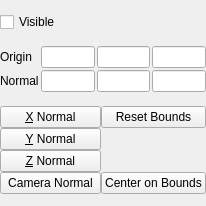
<ui version="4.0" >
 <author></author>
 <comment></comment>
 <exportmacro></exportmacro>
 <class>pqImplicitPlaneWidget</class>
 <widget class="QWidget" name="pqImplicitPlaneWidget" >
  <property name="geometry" >
   <rect>
    <x>0</x>
    <y>0</y>
    <width>206</width>
    <height>206</height>
   </rect>
  </property>
  <property name="windowTitle" >
   <string>Form</string>
  </property>
  <layout class="QVBoxLayout" >
   <property name="margin" >
    <number>0</number>
   </property>
   <property name="spacing" >
    <number>2</number>
   </property>
   <item>
    <widget class="QCheckBox" name="show3DWidget" >
     <property name="text" >
      <string>Visible</string>
     </property>
    </widget>
   </item>
   <item>
    <layout class="QGridLayout" >
     <property name="margin" >
      <number>0</number>
     </property>
     <property name="spacing" >
      <number>2</number>
     </property>
     <item row="1" column="0" >
      <widget class="QLabel" name="label" >
       <property name="text" >
        <string>Normal</string>
       </property>
      </widget>
     </item>
     <item row="1" column="1" >
      <widget class="QLineEdit" name="normalX" />
     </item>
     <item row="0" column="0" >
      <widget class="QLabel" name="label_3" >
       <property name="text" >
        <string>Origin</string>
       </property>
      </widget>
     </item>
     <item row="1" column="3" >
      <widget class="QLineEdit" name="normalZ" />
     </item>
     <item row="0" column="3" >
      <widget class="QLineEdit" name="originZ" />
     </item>
     <item row="0" column="2" >
      <widget class="QLineEdit" name="originY" />
     </item>
     <item row="1" column="2" >
      <widget class="QLineEdit" name="normalY" />
     </item>
     <item row="0" column="1" >
      <widget class="QLineEdit" name="originX" />
     </item>
    </layout>
   </item>
   <item>
    <layout class="QGridLayout" >
     <property name="margin" >
      <number>0</number>
     </property>
     <property name="spacing" >
      <number>0</number>
     </property>
     <item row="0" column="1" >
      <widget class="QPushButton" name="resetBounds" >
       <property name="text" >
        <string>Reset Bounds</string>
       </property>
      </widget>
     </item>
     <item row="3" column="0" >
      <widget class="QPushButton" name="useCameraNormal" >
       <property name="text" >
        <string>Camera Normal</string>
       </property>
      </widget>
     </item>
     <item row="0" column="0" >
      <widget class="QPushButton" name="useXNormal" >
       <property name="text" >
        <string>&amp;X Normal</string>
       </property>
      </widget>
     </item>
     <item row="2" column="0" >
      <widget class="QPushButton" name="useZNormal" >
       <property name="text" >
        <string>&amp;Z Normal</string>
       </property>
      </widget>
     </item>
     <item row="1" column="0" >
      <widget class="QPushButton" name="useYNormal" >
       <property name="text" >
        <string>&amp;Y Normal</string>
       </property>
      </widget>
     </item>
     <item row="3" column="1" >
      <widget class="QPushButton" name="useCenterBounds" >
       <property name="text" >
        <string>Center on Bounds</string>
       </property>
      </widget>
     </item>
    </layout>
   </item>
  </layout>
 </widget>
 <pixmapfunction></pixmapfunction>
 <tabstops>
  <tabstop>show3DWidget</tabstop>
  <tabstop>originX</tabstop>
  <tabstop>originY</tabstop>
  <tabstop>originZ</tabstop>
  <tabstop>normalX</tabstop>
  <tabstop>normalY</tabstop>
  <tabstop>normalZ</tabstop>
  <tabstop>useXNormal</tabstop>
  <tabstop>resetBounds</tabstop>
  <tabstop>useYNormal</tabstop>
  <tabstop>useZNormal</tabstop>
  <tabstop>useCameraNormal</tabstop>
  <tabstop>useCenterBounds</tabstop>
 </tabstops>
 <resources/>
 <connections/>
</ui>
